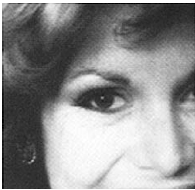
%> input picture images/woman.png, 195 x 190 px
$ octave Q2.m   (GNU Octave 9; MATLAB toolbox functions it lacks are replaced by stand-ins)
%> lines starting %> are read from the running program, lines starting %| are printed output that depends on the picture; in (x1, y1, x2, y2) boxes, pixels count from 0 and x2, y2 are one past the last pixel; in counts of white or black regions, pixels touching at a corner belong together; the program's own positions count from 1
### Gaussian and Laplacian Pyramids/pyr_reduce.m
function [ imgout ] = pyr_reduce( img )
%PYR_REDUCE  Image pyramid reduction
%   B = PYR_REDUCE( A )  If A is M-by-N, then the size of B
%	is ceil(M/2)-by-ceil(N/2). Support gray or rgb image.
%	B will be transformed to double class.
%	Results the same w/ MATLAB func impyramid.
% Yan Ke @ THUEE, xjed09@gmail.com
kernelWidth = 5; % default
cw = .375; % kernel centre weight, same as MATLAB func impyramid. 0.6 in the Paper
ker1d = [.25-cw/2 .25 cw .25 .25-cw/2];
kernel = kron(ker1d,ker1d');
img = im2double(img);
sz = size(img);
imgout = [];
for p = 1:size(img,3)
	img1 = img(:,:,p);
	imgFiltered = imfilter(img1,kernel,'replicate','same');
	imgout(:,:,p) = imgFiltered(1:2:sz(1),1:2:sz(2));
end
end

### Gaussian and Laplacian Pyramids/genPyr.m
function [ pyr ] = genPyr( img, type, level )
%GENPYR generate Gaussian or Laplacian pyramid
%   PYR = GENPYR(A,TYPE,LEVEL) A is the input image,
%	can be gray or rgb, will be forced to double.
%	TYPE can be 'gauss' or 'laplace'.
%	PYR is a 1*LEVEL cell array.
% Yan Ke @ THUEE, xjed09@gmail.com
pyr = cell(1,level);
pyr{1} = im2double(img);
for p = 2:level
	pyr{p} = pyr_reduce(pyr{p-1});
end
if strcmp(type,'gauss'), return; end
for p = level-1:-1:1 % adjust the image size
	osz = size(pyr{p+1})*2-1;
	pyr{p} = pyr{p}(1:osz(1),1:osz(2),:);
end
for p = 1:level-1
	pyr{p} = pyr{p}-pyr_expand(pyr{p+1});
end
end

### Gaussian and Laplacian Pyramids/pyr_expand.m
function [ imgout ] = pyr_expand( img )
%PYR_EXPAND  Image pyramid expansion
%   B = PYR_EXPAND( A )  If A is M-by-N, then the size of B
%	is (2*M-1)-by-(2*N-1). Support gray or rgb image.
%	B will be transformed to double class.
%	Results the same w/ MATLAB func impyramid.
% Yan Ke @ THUEE, xjed09@gmail.com
kw = 5; % default kernel width
cw = .375; % kernel centre weight, same as MATLAB func impyramid. 0.6 in the Paper
ker1d = [.25-cw/2 .25 cw .25 .25-cw/2];
kernel = kron(ker1d,ker1d')*4;
% expand [a] to [A00 A01;A10 A11] with 4 kernels
ker00 = kernel(1:2:kw,1:2:kw); % 3*3
ker01 = kernel(1:2:kw,2:2:kw); % 3*2
ker10 = kernel(2:2:kw,1:2:kw); % 2*3
ker11 = kernel(2:2:kw,2:2:kw); % 2*2
img = im2double(img);
sz = size(img(:,:,1));
osz = sz*2-1;
imgout = zeros(osz(1),osz(2),size(img,3));
for p = 1:size(img,3)
	img1 = img(:,:,p);
	img1ph = padarray(img1,[0 1],'replicate','both'); % horizontally padded
	img1pv = padarray(img1,[1 0],'replicate','both'); % horizontally padded

	img00 = imfilter(img1,ker00,'replicate','same');
	img01 = conv2(img1pv,ker01,'valid'); % imfilter doesn't support 'valid'
	img10 = conv2(img1ph,ker10,'valid');
	img11 = conv2(img1,ker11,'valid');

	imgout(1:2:osz(1),1:2:osz(2),p) = img00;
	imgout(2:2:osz(1),1:2:osz(2),p) = img10;
	imgout(1:2:osz(1),2:2:osz(2),p) = img01;
	imgout(2:2:osz(1),2:2:osz(2),p) = img11;
end
end

### Gaussian and Laplacian Pyramids/Q2.m
close all; clear; clc;
%% Load images
imga = im2double(imread('./photos/woman.png'));
%> imga: size 190x195x3 double; min 0, max 1, mean 0.558
imgb = im2double(imread('./photos/hand.png'));
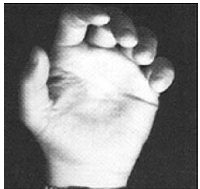
%> input picture images/hand.png, 200 x 189 px
%> imgb: size 189x200x3 double; min 0, max 1, mean 0.54
imga = imresize(imga,[size(imgb,1) size(imgb,2)]);
%> imga: size 189x200x3 double

%% Create masks
[M N ~] = size(imga);
%> M = 189; N = 200
level = 5;
maska = zeros(size(imga));
%pick the right coordinates for the eye
    %imshow(imga(85:115,72:135,:));
    %imshow(imga(90:115,72:145,:));
    maska(85:115,72:135,:) = 1;
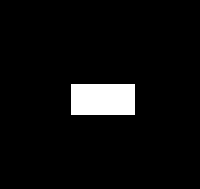
%> maska: size 189x200x3 double; values 0 (black) and 1 (white), 5.2% white; 1 white region, box (x1, y1, x2, y2) and area: (71, 84, 135, 115) 1984
maskb = 1-maska;
%blurh = fspecial('gauss',[11 50],15); % feather the border
blurh = fspecial('gauss',[15 50],15); % feather the border
maska = imfilter(maska,blurh,'replicate');
maskb = imfilter(maskb,blurh,'replicate');

%% Create pyramids - Not used
limga = genPyr(imga,'lap',level); % the Laplacian pyramid
%> after the loop in genPyr, `for p = 2:level`: pyr = 5 items
%> the loop in genPyr, `for p = level-1:-1:1` made 4 passes
%> osz on passes 1 to 4: [23 25 5], [45 49 5], [89 97 5], [177 193 5]
%> the loop in genPyr, `for p = 1:level-1` made 4 passes
%> (sz in pyr_expand, osz in pyr_expand) on passes 1 to 4: ([89 97], [177 193]), ([45 49], [89 97]), ([23 25], [45 49]), ([12 13], [23 25])
%> pass 1, in pyr_expand, `img = im2double(img);`:
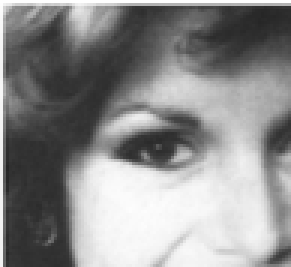
%> img: size 89x97x3 double (shown 3 times larger); min 0.148, max 1, mean 0.552
%> limga = 5 items
limgb = genPyr(imgb,'lap',level);
%> the loop in genPyr (call 2), `for p = level-1:-1:1` made 4 passes
%> the loop in genPyr (call 2), `for p = 1:level-1` made 4 passes
%> pass 1, in pyr_expand (call 5), `img = im2double(img);`:
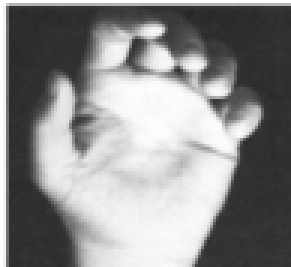
%> img: size 89x97x3 double (shown 3 times larger); min 0.156, max 1, mean 0.552
%> limgb = 5 items
limgo = cell(1,level); % the blended pyramid
% [8 lines of commented-out code are left out]

%% Results - Blend by feathering
imgo1 = maska.*imga+maskb.*imgb;
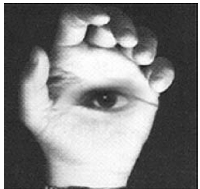
%> imgo1: size 189x200x3 double; min 0, max 1, mean 0.52
figure(1)
subplot(1,2,1);imshow(imga(90:115,72:145,:));title('Region we want to use');
subplot(1,2,2);imshow(imgo1);title('Result'); % blend by feathering
figure(2)
subplot(2,2,1);imshow(maska);title('Mask a');
subplot(2,2,2);imshow(maskb);title('Mask b');
subplot(2,2,3);imshow(maska.*imga);title('Mask a conv with woman');
subplot(2,2,4);imshow(maskb.*imgb);title('Mask b conv with hand');
%> after `imshow(maskb.*imgb)`:
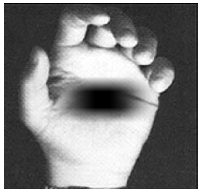
%> displayed picture: size 189x200x3, on the screen's scale of 0 to 255; min 0, max 255, mean 125.9
%> after `title('Mask b conv with hand')`:
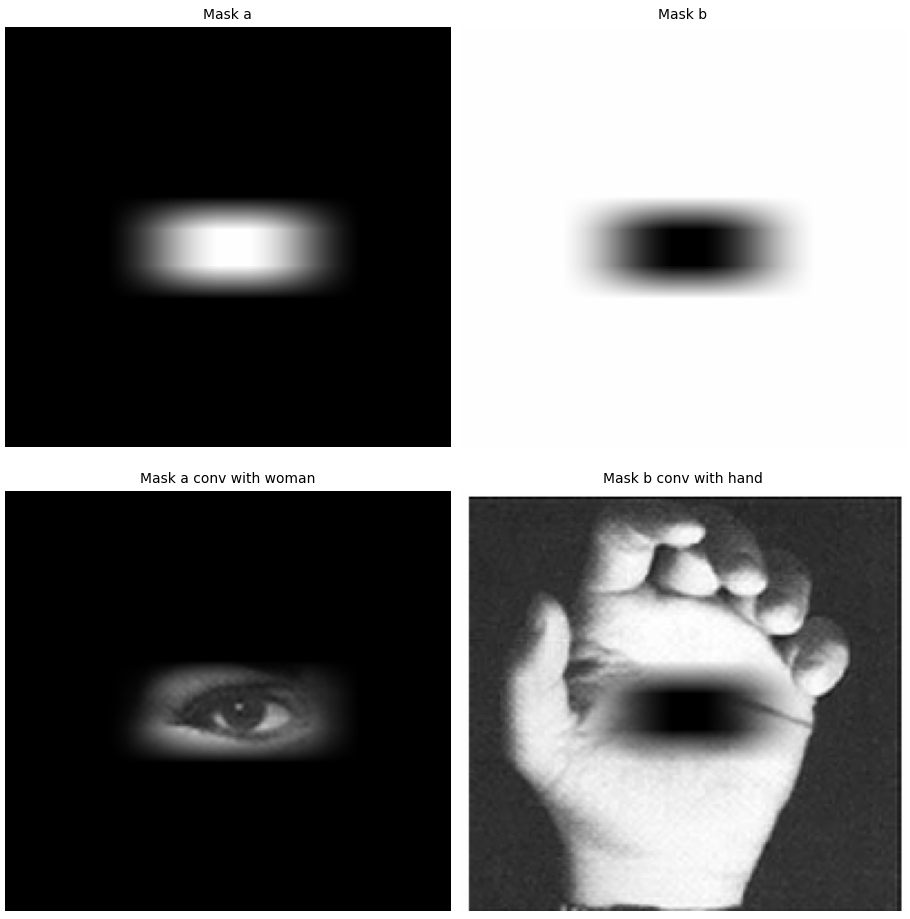
%> figure redrawn from the program's plot data, 4 panels
